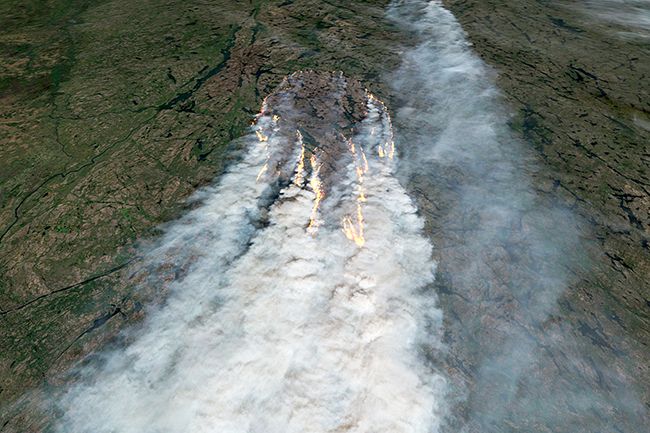
#> input picture web_app/images/satelliteIMG02.jpg, 650 x 433 px, found by its file name
$ python main.py --image ../../web_app/images/satelliteIMG02.jpg
#> lines starting #> are read from the running program, lines starting #| are printed output that depends on the picture
### vector_quantization/vector_utils/image_utils.py
import numpy as np
from PIL import Image


def grey_image_array(img):
  """
    import the image and store in a variable
    return the image pixel value array
  """
  raw_image = Image.open(img)
#> raw_image is the input picture: PIL image 650x433 RGB; mean R, G, B 113.7, 121.6, 116.5
  grey_image = raw_image.convert("L").resize((512, 512))
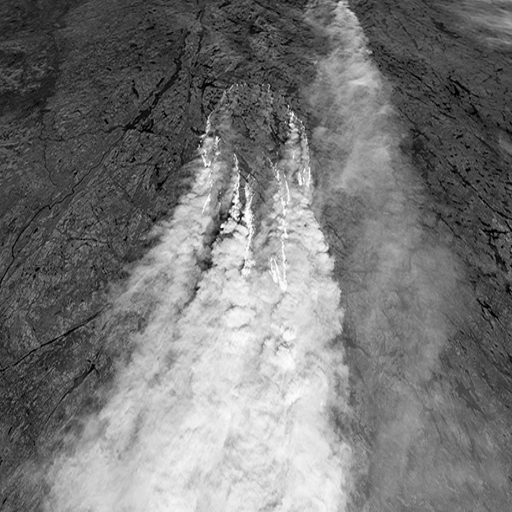
#> grey_image: PIL image 512x512 L; min 0, max 255, mean 118.6
  image_array = np.array(grey_image)
  return image_array


# [18 lines left out: function blockify_image, not called in this run]

### vector_quantization/vector_test/main.py
from vector_quantization.vector_test.decoder import *
from vector_quantization.vector_test.encoder import *
import matplotlib.pyplot as plt
from pathlib import Path
import argparse

# --- Defaults ---
DEFAULT_K = 16
DEFAULT_N = 256
DEFAULT_EPSILON = 0.1
DEFAULT_IMAGE = 'satelliteIMG02.jpg'

# --- Valid Options ---
VALID_K = [4, 16, 64]
VALID_N = [4,8,16,32,64,128,256]
VALID_EPSILON = [0,0.005,0.01,0.05,0.1]


vector_root = Path(__file__).resolve().parent.parent
project_root = vector_root.parent

image_path = str(project_root / 'images/test/misc_images')

covq_codebooks_path = str(vector_root / 'vector_codebooks/covq')
vq_codebooks_path = str(vector_root / 'vector_codebooks/vq')


parser = argparse.ArgumentParser()
parser.add_argument('--k', type=int, help='Vector dimension K (4, 16, or 64)')
parser.add_argument('--n', type=int, help='Number of codewords N (Powers of 2 from 2^2 to 2^8)')
parser.add_argument('--epsilon', help='Noise epsilon (0, 0.005, 0.01, 0.05, or 0.1)')
parser.add_argument('--image', help='Image filename (from images/test/misc_images/)')

args = parser.parse_args()

# --- Validation with Fallbacks ---
if args.k in VALID_K:
    dimension = args.k
else:
    dimension = DEFAULT_K
    if args.k is not None:
        print(f"[INFO] Invalid dimension '{args.k}', defaulting to {DEFAULT_K}")

if args.n in VALID_N:
    num_codewords = args.n
else:
    num_codewords = DEFAULT_N
    if args.n is not None:
        print(f"[INFO] Invalid number of codewords '{args.n}', defaulting to {DEFAULT_N}")

if args.epsilon in VALID_EPSILON:
    epsilon = args.epsilon
else:
    epsilon = DEFAULT_EPSILON
    if args.epsilon is not None:
        print(f"[INFO] Invalid epsilon '{args.epsilon}', defaulting to {DEFAULT_EPSILON}")

# Use image filename or default
image_filename = args.image if args.image else DEFAULT_IMAGE
test_img = image_path + "/" + image_filename

print("Running COVQ and VQ on " + test_img + " using the following parameters: \nDimension: " + str(dimension) + "\nnum_codewords: " + str(num_codewords) + "\nepsilon: " + str(epsilon))
print("\n")

delta = 10 # covq was trained with delta = 10
rate = int(math.log2(num_codewords))
block_size = int(math.sqrt(dimension))

if epsilon == 0.005:
    epsilonIdx = 1
    R=5
    B=995
elif epsilon == 0:
    epsilonIdx = 0
    R=0
    B=1
elif epsilon == 0.05:
    epsilonIdx = 3
    R=5
    B=95
elif epsilon == 0.1:
    epsilonIdx = 2
    R=1
    B=9
else: # sets epsilon to 0.1
    epsilonIdx = 4
    R=1
    B=99

G=0
M = 1


grey_img = grey_image_array(test_img)
#> (the run stopped early here; a loop or call above may not have finished)

$ run again, with web_app/images/Baboon.jpg copied over web_app/images/satelliteIMG02.jpg
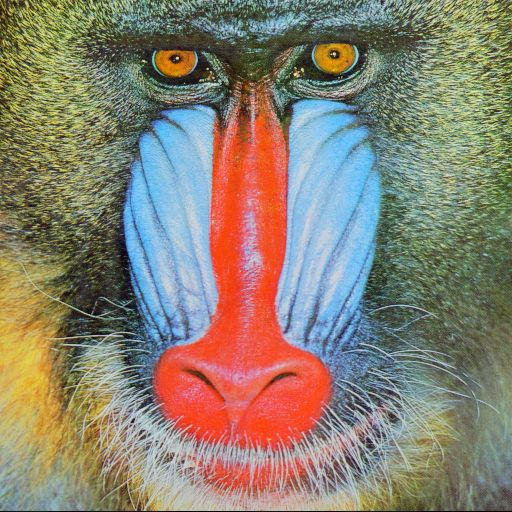
#> input picture web_app/images/Baboon.jpg, 512 x 512 px, found by its file name
#> in grey_image_array, raw_image is the input picture: PIL image 512x512 RGB; mean R, G, B 137.4, 128.9, 113.1
#> in grey_image_array, `grey_image = raw_image.convert("L").resize((512, 512))`:
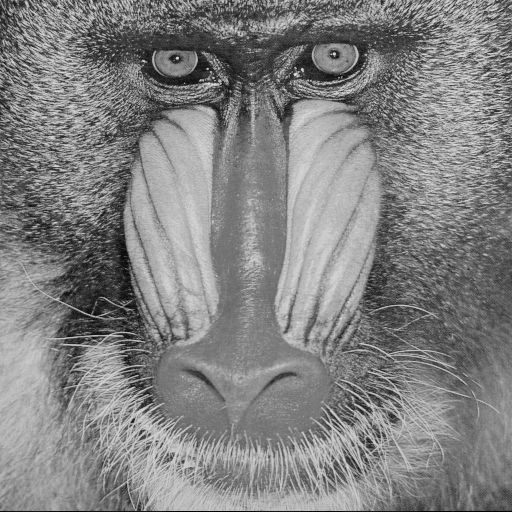
#> grey_image: PIL image 512x512 L; min 1, max 237, mean 129.6

$ run again, with web_app/images/BoatsColor.jpg copied over web_app/images/satelliteIMG02.jpg
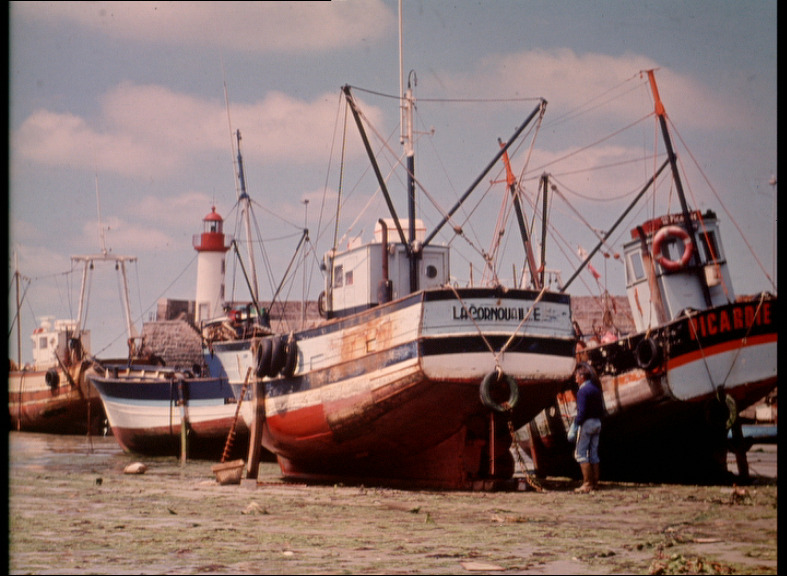
#> input picture web_app/images/BoatsColor.jpg, 787 x 576 px, found by its file name
#> in grey_image_array, raw_image is the input picture: PIL image 787x576 RGB; mean R, G, B 137.3, 114.7, 111.7
#> in grey_image_array, `grey_image = raw_image.convert("L").resize((512, 512))`:
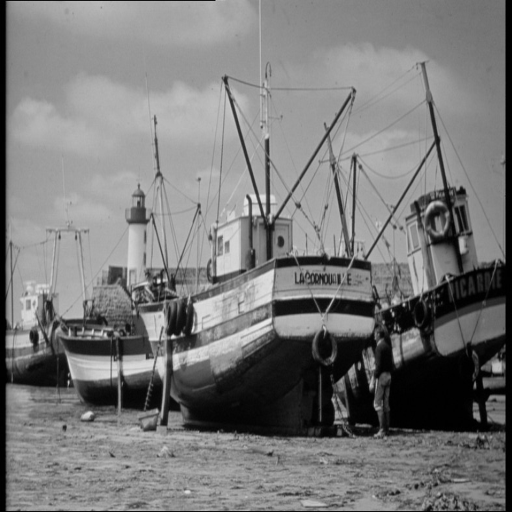
#> grey_image: PIL image 512x512 L; min 0, max 232, mean 121.1

$ run again, with web_app/images/goldhill.jpg copied over web_app/images/satelliteIMG02.jpg
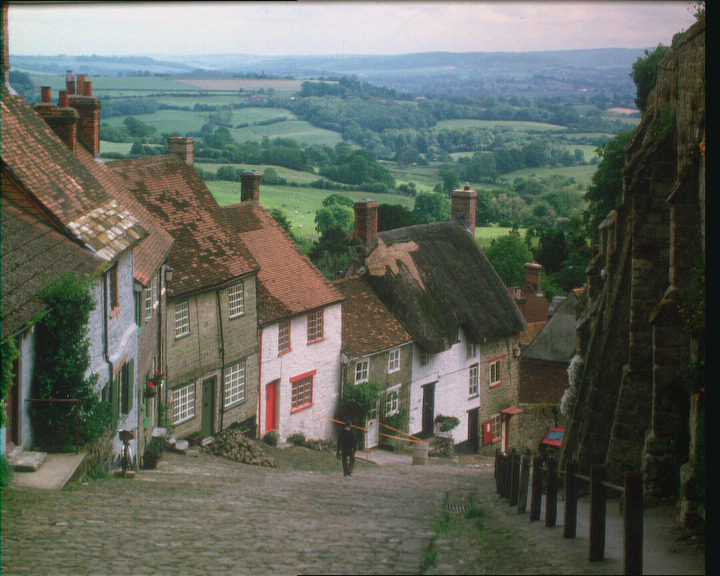
#> input picture web_app/images/goldhill.jpg, 720 x 576 px, found by its file name
#> in grey_image_array, raw_image is the input picture: PIL image 720x576 RGB; mean R, G, B 97.7, 102.3, 92.9
#> in grey_image_array, `grey_image = raw_image.convert("L").resize((512, 512))`:
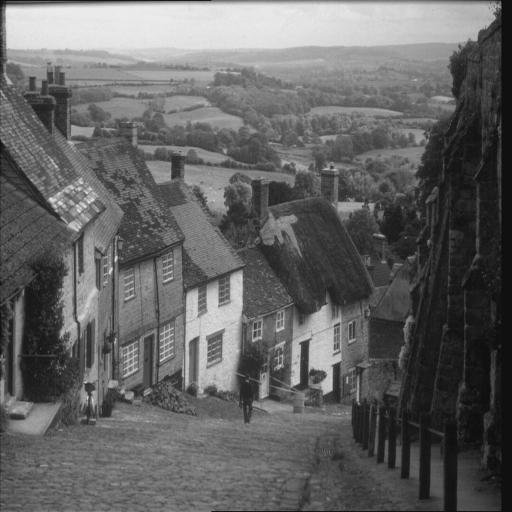
#> grey_image: PIL image 512x512 L; min 12, max 237, mean 99.9
